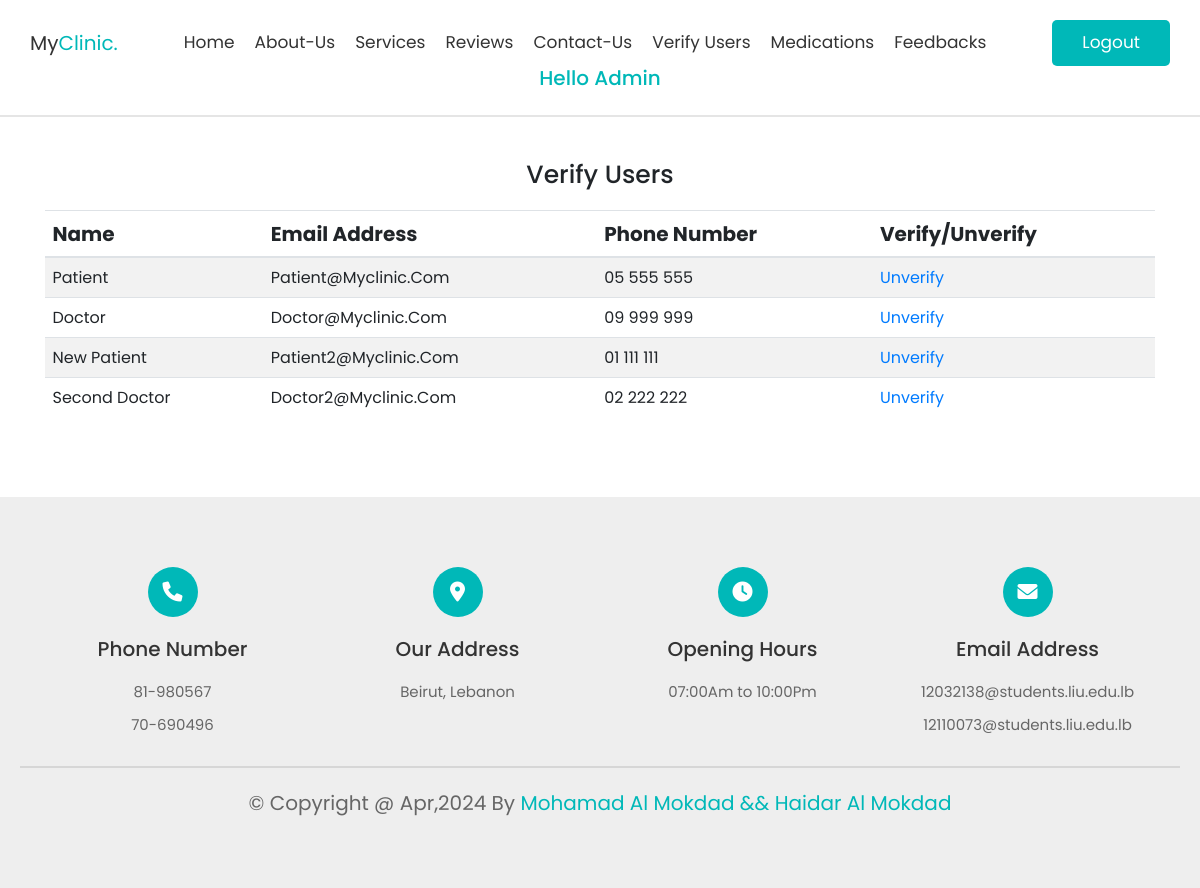
Page /verifyusers.php (signed in) on the committed database.
### tables this page shows
CREATE TABLE `users` (
  `id` int(11) NOT NULL,
  `account_type` varchar(200) NOT NULL,
  `name` varchar(200) NOT NULL,
  `email_address` varchar(200) NOT NULL,
  `phone_number` varchar(200) NOT NULL,
  `password` varchar(200) NOT NULL,
  `verified` int(11) NOT NULL
);

### src/verifyusers.php (the view, shortened to what this page needs)
<?php
$users = mysqli_query($conn, "SELECT id, name, email_address, phone_number, verified FROM users WHERE account_type != 'admin'");
?>
<!DOCTYPE html>
<html lang="en">
<head>
   <link rel="stylesheet" href="https://cdnjs.cloudflare.com/ajax/libs/font-awesome/6.0.0/css/all.min.css">
   <link rel="stylesheet" href="https://cdnjs.cloudflare.com/ajax/libs/bootstrap/4.6.1/css/bootstrap.min.css">
   <link rel="stylesheet" href="css/style.css">
</head>
<body>
<?php
    require("header.php");
?>
<br />
<br />
<br />
<br />
<br />
<br />
<section class="about" id="about">
   <div class="container">
    <h1 style="text-align:center">Verify Users</h1>
    <br>
    <div class="table-responsive">
        <table class="table table-striped">
            <thead style="font-size: 20px">
            <tr>
                <th>Name</th>
                <th>Email Address</th>
                <th>Phone Number</th>
                <th>Verify/Unverify</th>
            </tr>
            </thead>
            <tbody style="font-size: 16px">
            <?php
                while($row = mysqli_fetch_assoc($users)){
                    echo "<tr>";
                    echo "<td>".$row["name"]."</td>";
                    echo "<td>".$row["email_address"]."</td>";
                    echo "<td>".$row["phone_number"]."</td>";
                    if($row["verified"] == "0"){
                        echo "<td><a href='verifyaccount.php?id=".$row["id"]."'>Verify</a></td>";
                    }
                    else {
                        echo "<td><a href='unverifyaccount.php?id=".$row["id"]."'>Unverify</a></td>";
                    }
                }
            ?>
            </tbody>
        </table>
    </div>
   </div>
</section>
<?php
require("footer.php");
?>
</body>
</html>

### src/css/style.css (style rules this page uses)
:root { --blue:#00b8b8; --black:#333; --white:#fff; --light-color:#666; --light-bg:#eee; --border:.2rem solid rgba(0,0,0,.1); --box-shadow:0 .5rem 1rem rgba(0,0,0,.1); }
* { font-family: 'Poppins', sans-serif; margin:0; padding:0; box-sizing: border-box; outline: none; border:none; text-decoration: none !important; text-transform: capitalize; }
html { font-size: 62.5%; overflow-x: hidden; scroll-behavior: smooth; scroll-padding-top: 6.5rem; }
section { padding:7rem 2rem; }

### rows in the picture
users: name "Patient", email_address "Patient@myclinic.com", phone_number "05 555 555"
users: name "Doctor", email_address "Doctor@myclinic.com", phone_number "09 999 999"
users: name "New Patient", email_address "Patient2@myclinic.com", phone_number "01 111 111"
users: name "Second Doctor", email_address "Doctor2@myclinic.com", phone_number "02 222 222"

### other values in the picture
$_SESSION['name'] "Admin"
